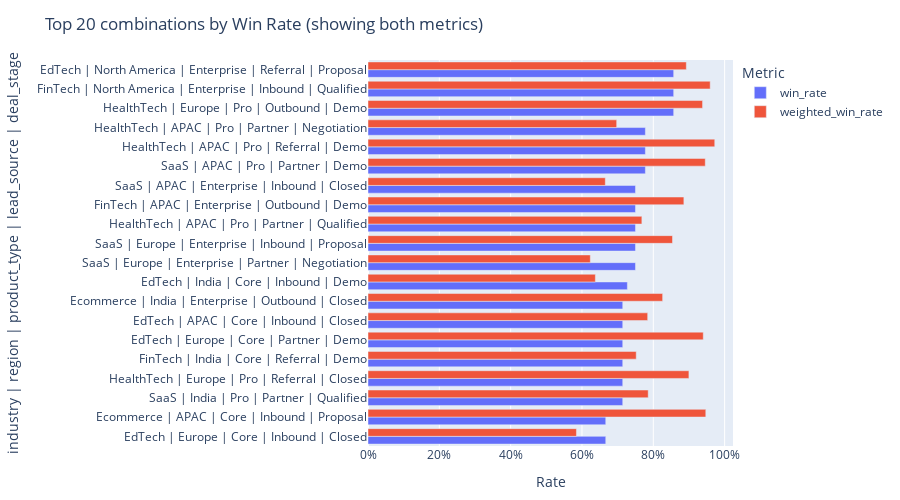
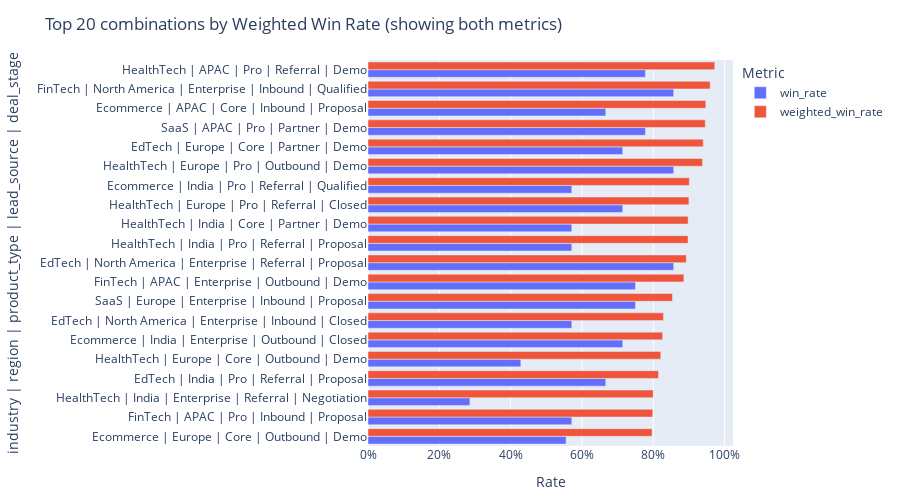

Notebook code for these charts, in order:
### Code cell
def _combo_label(df_, dims):
    # readable y-axis label for each combination
    return df_[dims].astype(str).agg(" | ".join, axis=1)

def plot_top_combos_dualbars(g_f, dims, top_n=20, sort_by="win_rate"):
    """
    Creates TWO horizontal bar charts (Plotly):
    1) Top combos sorted by win_rate
    2) Top combos sorted by weighted_win_rate

    Each chart plots BOTH win_rate and weighted_win_rate for the same combos.
    """
    # --- Chart 1: sorted by win_rate ---
    top1 = (g_f.sort_values(["win_rate", "total_deals"], ascending=[False, False])
              .head(top_n)
              .copy())
    top1["combo_label"] = _combo_label(top1, dims)
    top1 = top1.sort_values("win_rate", ascending=True)  # so best is at bottom in h-bar

    fig1 = go.Figure()
    fig1.add_trace(go.Bar(
        y=top1["combo_label"],
        x=top1["win_rate"],
        name="win_rate",
        orientation="h",
        hovertemplate=(
            "win_rate=%{x:.2%}<br>"
            "weighted_win_rate=%{customdata[0]:.2%}<br>"
            "wins=%{customdata[1]} / %{customdata[2]}<br>"
            "total_amount=%{customdata[3]:,.0f}<extra></extra>"
        ),
        customdata=list(zip(
            top1["weighted_win_rate"],
            top1["wins"],
            top1["total_deals"],
            top1["total_amount"]
        ))
    ))
    fig1.add_trace(go.Bar(
        y=top1["combo_label"],
        x=top1["weighted_win_rate"],
        name="weighted_win_rate",
        orientation="h",
        hovertemplate=(
            "weighted_win_rate=%{x:.2%}<br>"
            "win_rate=%{customdata[0]:.2%}<br>"
            "won_amount=%{customdata[1]:,.0f}<br>"
            "total_amount=%{customdata[2]:,.0f}<extra></extra>"
        ),
        customdata=list(zip(
            top1["win_rate"],
            top1["won_amount"],
            top1["total_amount"]
        ))
    ))

    fig1.update_layout(
        title=f"Top {top_n} combinations by Win Rate (showing both metrics)",
        barmode="group",
        xaxis=dict(title="Rate", tickformat=".0%"),
        yaxis=dict(title="industry | region | product_type | lead_source | deal_stage"),
        height=max(500, 24 * len(top1)),
        legend_title_text="Metric",
        margin=dict(l=260, r=30, t=60, b=40),
    )

    # --- Chart 2: sorted by weighted_win_rate ---
    top2 = (g_f.sort_values(["weighted_win_rate", "total_amount"], ascending=[False, False])
              .head(top_n)
              .copy())
    top2["combo_label"] = _combo_label(top2, dims)
    top2 = top2.sort_values("weighted_win_rate", ascending=True)

    fig2 = go.Figure()
    fig2.add_trace(go.Bar(
        y=top2["combo_label"],
        x=top2["win_rate"],
        name="win_rate",
        orientation="h",
        hovertemplate=(
            "win_rate=%{x:.2%}<br>"
            "weighted_win_rate=%{customdata[0]:.2%}<br>"
            "wins=%{customdata[1]} / %{customdata[2]}<br>"
            "total_amount=%{customdata[3]:,.0f}<extra></extra>"
        ),
        customdata=list(zip(
            top2["weighted_win_rate"],
            top2["wins"],
            top2["total_deals"],
            top2["total_amount"]
        ))
    ))
    fig2.add_trace(go.Bar(
        y=top2["combo_label"],
        x=top2["weighted_win_rate"],
        name="weighted_win_rate",
        orientation="h",
        hovertemplate=(
            "weighted_win_rate=%{x:.2%}<br>"
            "win_rate=%{customdata[0]:.2%}<br>"
            "won_amount=%{customdata[1]:,.0f}<br>"
            "total_amount=%{customdata[2]:,.0f}<extra></extra>"
        ),
        customdata=list(zip(
            top2["win_rate"],
            top2["won_amount"],
            top2["total_amount"]
        ))
    ))

    fig2.update_layout(
        title=f"Top {top_n} combinations by Weighted Win Rate (showing both metrics)",
        barmode="group",
        xaxis=dict(title="Rate", tickformat=".0%"),
        yaxis=dict(title="industry | region | product_type | lead_source | deal_stage"),
        height=max(500, 24 * len(top2)),
        legend_title_text="Metric",
        margin=dict(l=260, r=30, t=60, b=40),
    )

    return fig1, fig2

fig1, fig2 = plot_top_combos_dualbars(g_f, dims, top_n=20)
fig1.show()
fig2.show()

### Figure 1 — Plotly figure (JSON) as saved in the notebook; plotly's stock layout.template omitted (floating-point values rounded to 4 significant figures)
{"data": [{"customdata": [[0.5845, 6, 9, 299912], [0.9472, 6, 9, 240281], [0.7857, 5, 7, 424819], [0.8999, 5, 7, 190419], [0.7521, 5, 7, 60563], [0.9401, 5, 7, 234398], [0.7842, 5, 7, 128622], [0.8262, 5, 7, 90116], [0.6376, 8, 11, 300586], [0.6234, 6, 8, 264133], [0.8539, 6, 8, 172131], [0.7679, 6, 8, 238607], [0.8857, 6, 8, 112838], [0.6654, 6, 8, 228470], [0.9457, 7, 9, 184518], [0.9723, 7, 9, 263923], [0.6973, 7, 9, 354053], [0.9381, 6, 7, 101097], [0.9595, 6, 7, 228702], [0.8926, 6, 7, 63480]], "hovertemplate": "win_rate=%{x:.2%}<br>weighted_win_rate=%{customdata[0]:.2%}<br>wins=%{customdata[1]} / %{customdata[2]}<br>total_amount=%{customdata[3]:,.0f}<extra></extra>", "name": "win_rate", "orientation": "h", "type": "bar", "x": [0.6667, 0.6667, 0.7143, 0.7143, 0.7143, 0.7143, 0.7143, 0.7143, 0.7273, 0.75, 0.75, 0.75, 0.75, 0.75, 0.7778, 0.7778, 0.7778, 0.8571, 0.8571, 0.8571], "y": ["EdTech | Europe | Core | Inbound | Closed", "Ecommerce | APAC | Core | Inbound | Proposal", "SaaS | India | Pro | Partner | Qualified", "HealthTech | Europe | Pro | Referral | Closed", "FinTech | India | Core | Referral | Demo", "EdTech | Europe | Core | Partner | Demo", "EdTech | APAC | Core | Inbound | Closed", "Ecommerce | India | Enterprise | Outbound | Closed", "EdTech | India | Core | Inbound | Demo", "SaaS | Europe | Enterprise | Partner | Negotiation", "SaaS | Europe | Enterprise | Inbound | Proposal", "HealthTech | APAC | Pro | Partner | Qualified", "FinTech | APAC | Enterprise | Outbound | Demo", "SaaS | APAC | Enterprise | Inbound | Closed", "SaaS | APAC | Pro | Partner | Demo", "HealthTech | APAC | Pro | Referral | Demo", "HealthTech | APAC | Pro | Partner | Negotiation", "HealthTech | Europe | Pro | Outbound | Demo", "FinTech | North America | Enterprise | Inbound | Qualified", "EdTech | North America | Enterprise | Referral | Proposal"]}, {"customdata": [[0.6667, 175301, 299912], [0.6667, 227587, 240281], [0.7143, 333785, 424819], [0.7143, 171353, 190419], [0.7143, 45551, 60563], [0.7143, 220359, 234398], [0.7143, 100868, 128622], [0.7143, 74453, 90116], [0.7273, 191639, 300586], [0.75, 164656, 264133], [0.75, 146976, 172131], [0.75, 183232, 238607], [0.75, 99942, 112838], [0.75, 152022, 228470], [0.7778, 174499, 184518], [0.7778, 256611, 263923], [0.7778, 246879, 354053], [0.8571, 94841, 101097], [0.8571, 219444, 228702], [0.8571, 56663, 63480]], "hovertemplate": "weighted_win_rate=%{x:.2%}<br>win_rate=%{customdata[0]:.2%}<br>won_amount=%{customdata[1]:,.0f}<br>total_amount=%{customdata[2]:,.0f}<extra></extra>", "name": "weighted_win_rate", "orientation": "h", "type": "bar", "x": [0.5845, 0.9472, 0.7857, 0.8999, 0.7521, 0.9401, 0.7842, 0.8262, 0.6376, 0.6234, 0.8539, 0.7679, 0.8857, 0.6654, 0.9457, 0.9723, 0.6973, 0.9381, 0.9595, 0.8926], "y": ["EdTech | Europe | Core | Inbound | Closed", "Ecommerce | APAC | Core | Inbound | Proposal", "SaaS | India | Pro | Partner | Qualified", "HealthTech | Europe | Pro | Referral | Closed", "FinTech | India | Core | Referral | Demo", "EdTech | Europe | Core | Partner | Demo", "EdTech | APAC | Core | Inbound | Closed", "Ecommerce | India | Enterprise | Outbound | Closed", "EdTech | India | Core | Inbound | Demo", "SaaS | Europe | Enterprise | Partner | Negotiation", "SaaS | Europe | Enterprise | Inbound | Proposal", "HealthTech | APAC | Pro | Partner | Qualified", "FinTech | APAC | Enterprise | Outbound | Demo", "SaaS | APAC | Enterprise | Inbound | Closed", "SaaS | APAC | Pro | Partner | Demo", "HealthTech | APAC | Pro | Referral | Demo", "HealthTech | APAC | Pro | Partner | Negotiation", "HealthTech | Europe | Pro | Outbound | Demo", "FinTech | North America | Enterprise | Inbound | Qualified", "EdTech | North America | Enterprise | Referral | Proposal"]}], "layout": {"barmode": "group", "height": 500, "legend": {"title": {"text": "Metric"}}, "margin": {"b": 40, "l": 260, "r": 30, "t": 60}, "title": {"text": "Top 20 combinations by Win Rate (showing both metrics)"}, "xaxis": {"tickformat": ".0%", "title": {"text": "Rate"}}, "yaxis": {"title": {"text": "industry | region | product_type | lead_source | deal_stage"}}}}

### Figure 2 — Plotly figure (JSON) as saved in the notebook; plotly's stock layout.template omitted (floating-point values rounded to 4 significant figures)
{"data": [{"customdata": [[0.7966, 5, 9, 228139], [0.7985, 4, 7, 185288], [0.7996, 2, 7, 172973], [0.8146, 6, 9, 311365], [0.8209, 3, 7, 138960], [0.8262, 5, 7, 90116], [0.8285, 4, 7, 127317], [0.8539, 6, 8, 172131], [0.8857, 6, 8, 112838], [0.8926, 6, 7, 63480], [0.8973, 4, 7, 208932], [0.8976, 4, 7, 203473], [0.8999, 5, 7, 190419], [0.901, 4, 7, 229288], [0.9381, 6, 7, 101097], [0.9401, 5, 7, 234398], [0.9457, 7, 9, 184518], [0.9472, 6, 9, 240281], [0.9595, 6, 7, 228702], [0.9723, 7, 9, 263923]], "hovertemplate": "win_rate=%{x:.2%}<br>weighted_win_rate=%{customdata[0]:.2%}<br>wins=%{customdata[1]} / %{customdata[2]}<br>total_amount=%{customdata[3]:,.0f}<extra></extra>", "name": "win_rate", "orientation": "h", "type": "bar", "x": [0.5556, 0.5714, 0.2857, 0.6667, 0.4286, 0.7143, 0.5714, 0.75, 0.75, 0.8571, 0.5714, 0.5714, 0.7143, 0.5714, 0.8571, 0.7143, 0.7778, 0.6667, 0.8571, 0.7778], "y": ["Ecommerce | Europe | Core | Outbound | Demo", "FinTech | APAC | Pro | Inbound | Proposal", "HealthTech | India | Enterprise | Referral | Negotiation", "EdTech | India | Pro | Referral | Proposal", "HealthTech | Europe | Core | Outbound | Demo", "Ecommerce | India | Enterprise | Outbound | Closed", "EdTech | North America | Enterprise | Inbound | Closed", "SaaS | Europe | Enterprise | Inbound | Proposal", "FinTech | APAC | Enterprise | Outbound | Demo", "EdTech | North America | Enterprise | Referral | Proposal", "HealthTech | India | Pro | Referral | Proposal", "HealthTech | India | Core | Partner | Demo", "HealthTech | Europe | Pro | Referral | Closed", "Ecommerce | India | Pro | Referral | Qualified", "HealthTech | Europe | Pro | Outbound | Demo", "EdTech | Europe | Core | Partner | Demo", "SaaS | APAC | Pro | Partner | Demo", "Ecommerce | APAC | Core | Inbound | Proposal", "FinTech | North America | Enterprise | Inbound | Qualified", "HealthTech | APAC | Pro | Referral | Demo"]}, {"customdata": [[0.5556, 181726, 228139], [0.5714, 147959, 185288], [0.2857, 138315, 172973], [0.6667, 253649, 311365], [0.4286, 114068, 138960], [0.7143, 74453, 90116], [0.5714, 105487, 127317], [0.75, 146976, 172131], [0.75, 99942, 112838], [0.8571, 56663, 63480], [0.5714, 187482, 208932], [0.5714, 182646, 203473], [0.7143, 171353, 190419], [0.5714, 206582, 229288], [0.8571, 94841, 101097], [0.7143, 220359, 234398], [0.7778, 174499, 184518], [0.6667, 227587, 240281], [0.8571, 219444, 228702], [0.7778, 256611, 263923]], "hovertemplate": "weighted_win_rate=%{x:.2%}<br>win_rate=%{customdata[0]:.2%}<br>won_amount=%{customdata[1]:,.0f}<br>total_amount=%{customdata[2]:,.0f}<extra></extra>", "name": "weighted_win_rate", "orientation": "h", "type": "bar", "x": [0.7966, 0.7985, 0.7996, 0.8146, 0.8209, 0.8262, 0.8285, 0.8539, 0.8857, 0.8926, 0.8973, 0.8976, 0.8999, 0.901, 0.9381, 0.9401, 0.9457, 0.9472, 0.9595, 0.9723], "y": ["Ecommerce | Europe | Core | Outbound | Demo", "FinTech | APAC | Pro | Inbound | Proposal", "HealthTech | India | Enterprise | Referral | Negotiation", "EdTech | India | Pro | Referral | Proposal", "HealthTech | Europe | Core | Outbound | Demo", "Ecommerce | India | Enterprise | Outbound | Closed", "EdTech | North America | Enterprise | Inbound | Closed", "SaaS | Europe | Enterprise | Inbound | Proposal", "FinTech | APAC | Enterprise | Outbound | Demo", "EdTech | North America | Enterprise | Referral | Proposal", "HealthTech | India | Pro | Referral | Proposal", "HealthTech | India | Core | Partner | Demo", "HealthTech | Europe | Pro | Referral | Closed", "Ecommerce | India | Pro | Referral | Qualified", "HealthTech | Europe | Pro | Outbound | Demo", "EdTech | Europe | Core | Partner | Demo", "SaaS | APAC | Pro | Partner | Demo", "Ecommerce | APAC | Core | Inbound | Proposal", "FinTech | North America | Enterprise | Inbound | Qualified", "HealthTech | APAC | Pro | Referral | Demo"]}], "layout": {"barmode": "group", "height": 500, "legend": {"title": {"text": "Metric"}}, "margin": {"b": 40, "l": 260, "r": 30, "t": 60}, "title": {"text": "Top 20 combinations by Weighted Win Rate (showing both metrics)"}, "xaxis": {"tickformat": ".0%", "title": {"text": "Rate"}}, "yaxis": {"title": {"text": "industry | region | product_type | lead_source | deal_stage"}}}}
